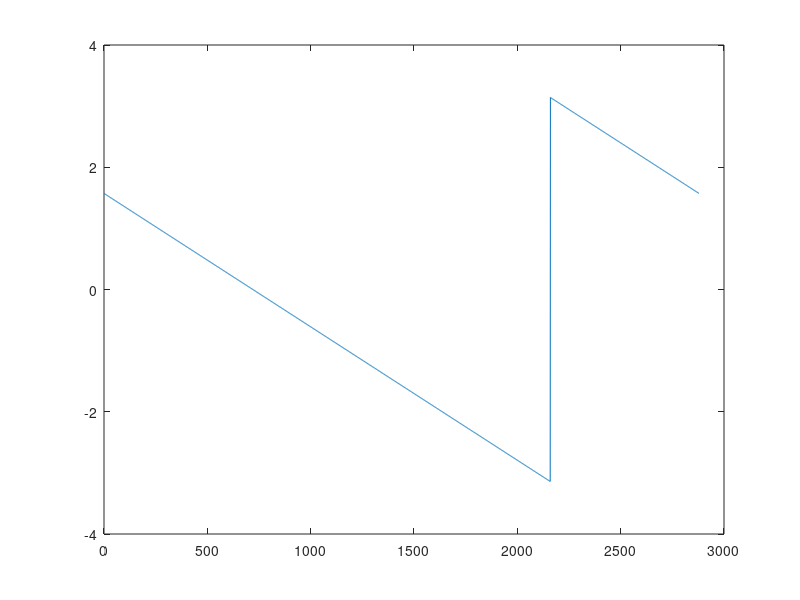

The MATLAB script that drew this image: (Note: this script raises an error after producing the figure.)
% 場景測試腳本：順時針圓 下的路徑生成驗證


clear all
close all
clc

points=360*8;
t=linspace(pi,-pi,points);
a=25;

for i=1:points
x(i)=(a+5)+a*cos(t(i));
y(i)=(a+5)+a*sin(t(i));
end

Temp0=[x;y];
M=length(x);

%%%%%~~~~~~~~~~~~~~~~~~~~~~~  Get Heading Angle ~~~~~~~~~~~~~~~~~%%%%%%%%%%

for i=1:M-1
y_d=y(i+1)-y(i);
x_d=x(i+1)-x(i);
theda(i)=atan2(y_d,x_d);
theda_deg(i)=rad2deg(theda(i));
end
%%%%%%%%%%%%%%%%%%%%%%%%%%%%%%%%%%%%%%%%%%%%%%%%%%%%%%%%%%%%%%%%%%%%%%%%%%%

figure (1)
plot(theda)

%%%%%%%%%%%%%%%%%%%%%%%%%%%%%%%%%%%%%%%%%%%%%%%%%%%%%%%%%%%%%%%%%%%%%%%%%%%
for k=1:15
    
start=2000; 
start=(k-1)*200+2
target=200*k
if target>M
target=M-1;
end


now=[x(start);y(start)];
next=[x(target);y(target)];

delta=next-now
theda_in=theda(start)
theda_out=theda(target)
if theda_in<0 && theda_out>0
theda_out=theda(target)-2*pi
else
theda_out=theda(target)   
end

phi_tag=theda_out-theda_in
check=rad2deg(phi_tag)

delta_b=now-[x(start-1);y(start-1)]
[ alfa Quadrant] = my_yaw_angle( delta_b )
TFS=[cos(alfa) -sin(alfa); sin(alfa) cos(alfa)];  

iTFS=inv(TFS)
QQQ=iTFS*delta

x_tag=QQQ(1);
y_tag=QQQ(2);

xic=[0 0 0 0]';
[ ZZ p] = my_path( x_tag, y_tag, phi_tag, xic );
% 
% %%%%%%%%%%%%%%%%%%%%%%%%%%%%   Path Rotation   %%%%%%%%%%%%%%%%%%%%%%%%%%%%

for i=1:1000
Temp=[ ZZ(1,i) ZZ(2,i)]';    
ZZ_R(:,i)=TFS*Temp+now;
end

%%%%%%%%%%%%%%%%%%%%%%%%%%%%%%%%%%%%%%%%%%%%%%%%%%%%%%%%%%%%%%%%%%%%%%%%%%%
figure (2)
hold on
plot(x,y,'r');
plot(next(1,1),next(2,1),'k*');
plot(now(1,1),now(2,1),'ks');

xlabel('X')
ylabel('Y')
plot(ZZ_R(1,:),ZZ_R(2,:),'b');
title('Path Cruve Fitting Demo')
axis equal
pause(0.3)
end
